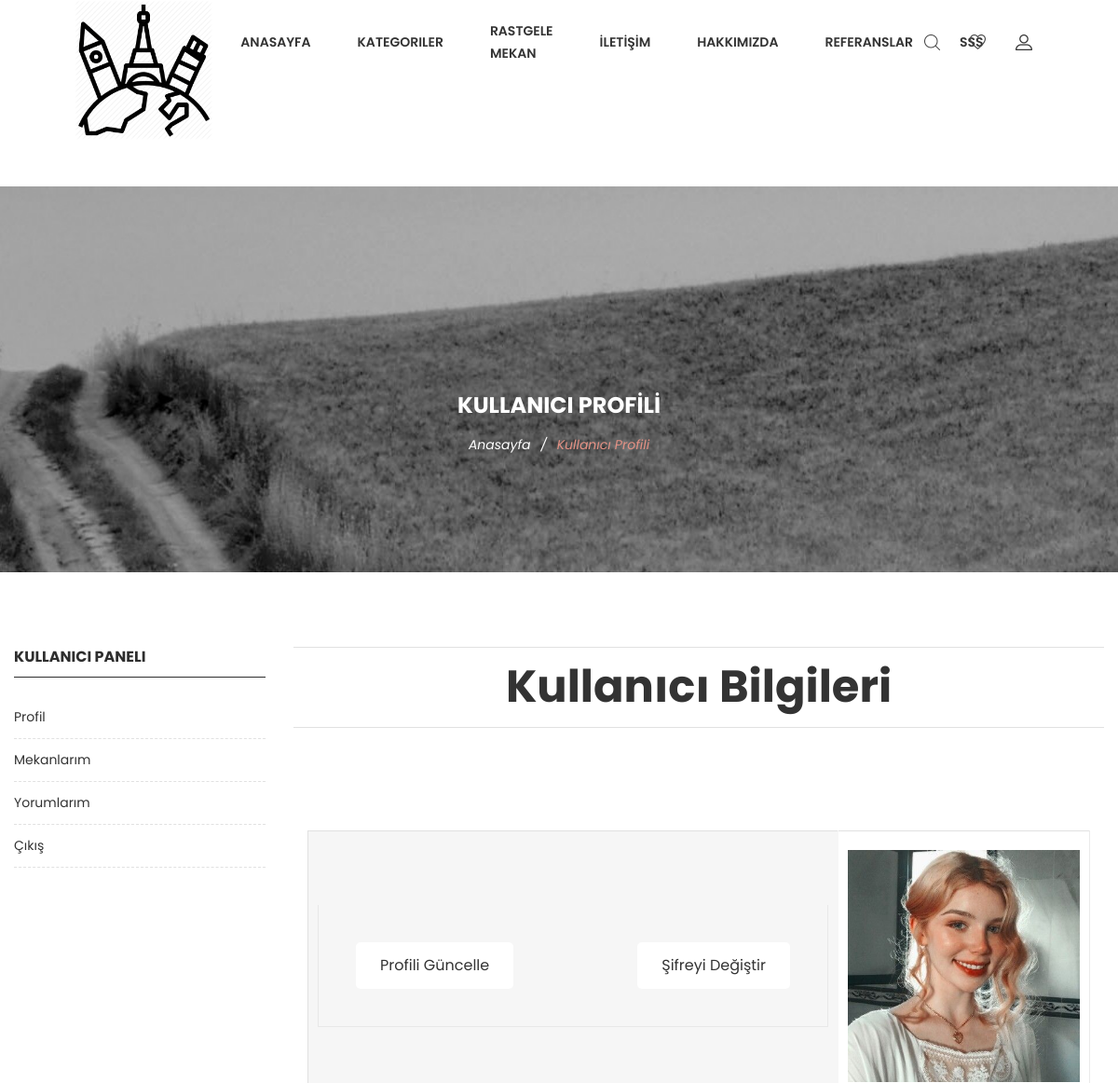
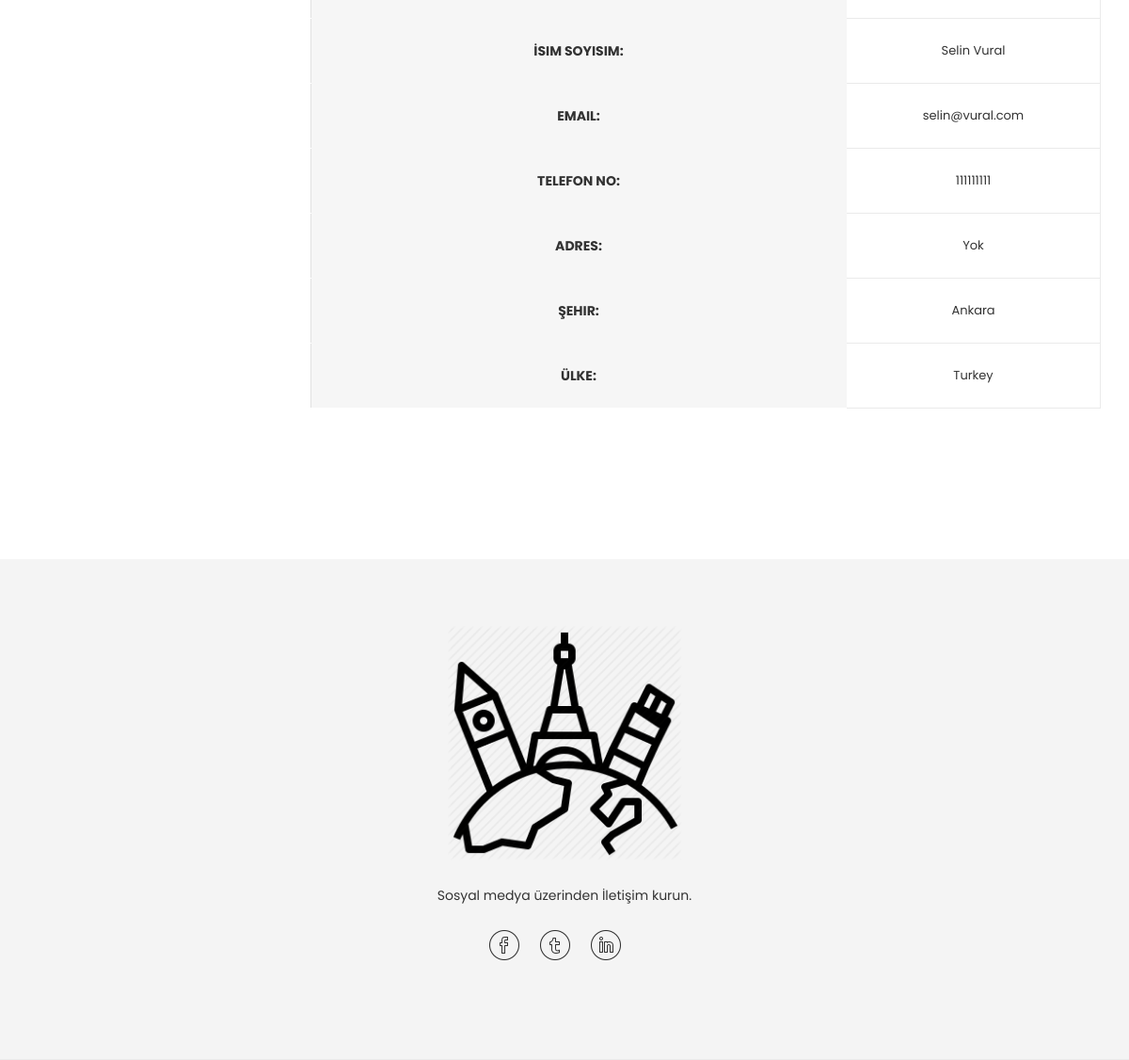
/user/profile/ (signed in), run on the app's committed database (2 pictures, top to bottom).
### home/models.py (models this page shows, shortened)
class UserProfile(models.Model):
    user = models.OneToOneField(User, on_delete=models.CASCADE)
    phone = models.IntegerField(blank=True)
    address = models.CharField(blank=True, max_length=150)
    city = models.CharField(blank=True, max_length=20)
    country = models.CharField(blank=True, max_length=20)
    image = models.ImageField(blank=True, upload_to='images/users/')
    def image_tag(self):
        return mark_safe('<img src="{}" height="50"/>'.format(self.image.url))
    image_tag.short_description = 'Image'

### user/views.py (the view)
# urls.py: path('', views.index, name='index'),
def index(request):
    current_user = request.user
    profile = UserProfile.objects.get(user_id=current_user.id)
    context = {'profile': profile}
    context.update(common())
    return render(request, 'User/profile_main.html', context)

### user/views.py (called while the page is built)
def common():
    setting = Setting.objects.get(pk=1)
    category = Category.objects.all()
    return {'setting': setting,
            'category': category
            }

### home/templates/User/profile_main.html (shortened to what this page needs)
{% extends 'HomeBase.html' %}
{% block body %}
    <div class="ht__bradcaump__area bg-image--5">
        <div class="container">
            <div class="row">
                <div class="col-lg-12">
                    <div class="bradcaump__inner text-center">
                        <h2 class="bradcaump-title">Kullanıcı Profİlİ</h2>
                        <nav class="bradcaump-content">
                            <a class="breadcrumb_item" href="/">Anasayfa</a>
                            <span class="brd-separetor">/</span>
                            <span class="breadcrumb_item active">Kullanıcı Profili</span>
                        </nav>
                    </div>
                </div>
            </div>
        </div>
    </div>
    <div class="page-shop-sidebar left--sidebar bg--white section-padding--lg">
        <div class="container">
            <div class="row">
                {% include "User/profile_left_panel.html" %}
                <div class="col-lg-9 col-12 order-1 order-lg-2">
                    <div class="row">
                        <div class="col-lg-12">
                            <div class="shop__list__wrapper d-flex flex-wrap flex-md-nowrap justify-content-between">
                                <p><h1>Kullanıcı Bilgileri</h1></p>
                            </div>
                        </div>
                    </div>
                    <div class="tab__container">
                        {% include "User/profile_content.html" %}
                    </div>
                </div>
            </div>
        </div>
    </div>
{% endblock %}

### home/templates/User/profile_content.html (shortened to what this page needs)
<div class="cart-main-area section-padding--lg bg--white">
    <div class="container">
        <div class="row">
            <div class="col-md-12 col-sm-12 ol-lg-12">
                <div class="table-content wnro__table table-responsive">
                    <table>
                        <thead>
                        <tr class="title-top">
                            <th class="product-thumbnail">
                                <div class="cartbox__btn">
                                    <ul class="cart__btn__list d-flex flex-wrap flex-md-nowrap flex-lg-nowrap justify-content-between">
                                        <li><a href="/user/update">Profili Güncelle</a></li>
                                        <li><a href="/user/password">Şifreyi Değiştir</a></li>
                                    </ul>
                                </div>
                            </th>
                            <td class="product-name"><img src="{{ profile.image.url }}"
                                                          alt="product img"></td>
                        </tr>
                        <tr class="title-top">
                            <th class="product-thumbnail">İsim Soyisim:</th>
                            <td class="product-name">{{ profile.user.first_name }} {{ profile.user.last_name }}
                            </td>
                        </tr>
                        </thead>
                        <thead>
                        <tr class="title-top">
                            <th class="product-thumbnail">Email:</th>
                            <td class="product-name">{{ profile.user.email }}</td>
                        </tr>
                        </thead>
                        <thead>
                        <tr class="title-top">
                            <th class="product-thumbnail">Telefon No:</th>
                            <td class="product-name">{{ profile.phone }}</td>
                        </tr>
                        </thead>
                        <thead>
                        <tr class="title-top">
                            <th class="product-thumbnail">Adres:</th>
                            <td class="product-name">{{ profile.address }}</td>
                        </tr>
                        </thead>
                        <thead>
                        <tr class="title-top">
                            <th class="product-thumbnail">Şehir:</th>
                            <td class="product-name">{{ profile.city }}</td>
                        </tr>
                        </thead>
                        <thead>
                        <tr class="title-top">
                            <th class="product-thumbnail">Ülke:</th>
                            <td class="product-name">{{ profile.country }}</td>
                        </tr>
                        </thead>
                    </table>
                </div>
            </div>
        </div>
    </div>
</div>

### data on the page
UserProfile: image (picture), user.first_name "Selin", user.last_name "Vural", user.email "selin@vural.com", phone "111111111", address "Yok", city "Ankara", country "Turkey"
